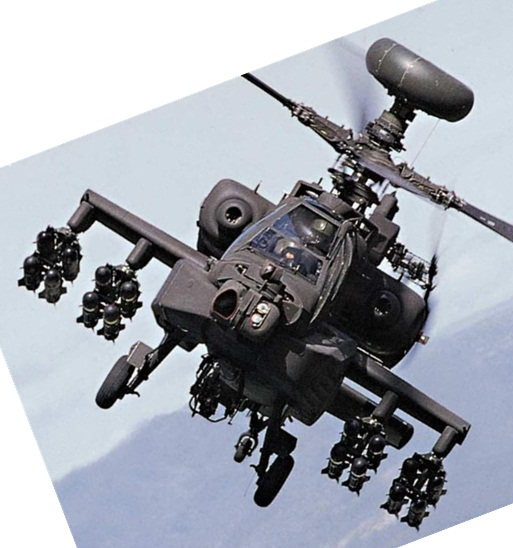
#> input picture lab9/target.jpg, 513 x 548 px
$ python lab.py   (Python 2 division)
#> lines starting #> are read from the running program, lines starting #| are printed output that depends on the picture
#coding=utf8

import cv2
import numpy as np
import sys
import math

#获取梯度强度
def getIntension(im,x,y):
    x = int(x); y = int(y);
    dx = int(im[x+1,y])-int(im[x-1,y])
    dy = int(im[x,y+1])-int(im[x,y-1])
    return math.hypot(dx,dy)
#获取梯度方向
def getTheta(im,x,y):
    x = int(x); y = int(y);
    dx = int(im[x+1,y])-int(im[x-1,y])
    dy = int(im[x,y+1])-int(im[x,y-1])
    return int(math.atan2(dy,dx)*180/math.pi)
#判断是否越界
def isValid(im,x,y):
    return (x>=1) and (x<=(im.shape[0]-3)) and (y>=1) and (y<=(im.shape[1]-3))

#计算主梯度方向
def getMainDirection(im,features):
    mainDirection = 0
    Hist = [0]*36
    R = 8
    for f in features:
        fx = int(f[0][0]); fy=int(f[0][1]);
        for x in range(fx-R,fx+R+1):
            for y in range(fy-R,fy+R+1):
                if not isValid(im,x,y):
                    continue
                Theta = getTheta(im,x,y)
                M = getIntension(im,x,y)
                ind = Theta/10
                if(ind==36): ind = 0;
                Hist[ind] += M

    maxHist = maxTheta = 0
    for ind in range(36):
        if(Hist[ind]>maxHist):#比当前的主方向的强度大
            maxHist = Hist[ind]
            maxTheta = ind*10+5 #取中值代表主方向
    return maxTheta
#计算插值
# [11 lines left out: function insertValue, not called in this run]

#计算SIFT的向量

def getSIFTVector(im,mainDirection,features):
    siftVec = []

    return siftVec

# [60 lines left out: functions getSIFTVector_, getResizedImg, not called in this run]
def getSIFTbyURL(url,scale=1):
#> called with url = 'target.jpg', scale = 1
    filename = url
    img = cv2.imread(filename,0)
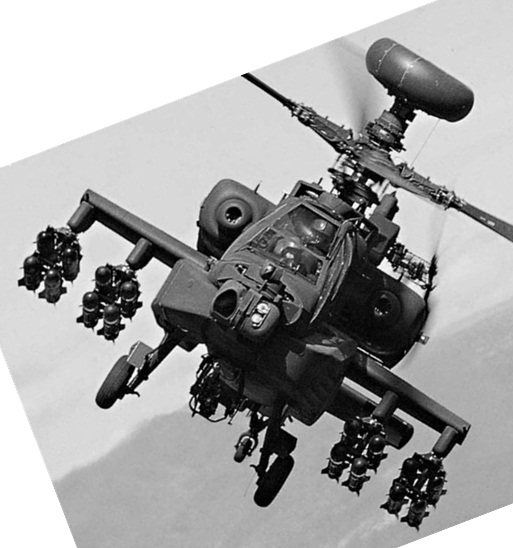
#> img: shape (548, 513); min 0, max 255, mean 164.3
    if(scale!=1):
        img = getResizedImg(img,scale)
    #获得角点
    goodFeatures = cv2.goodFeaturesToTrack(img,100,0.01,5)
#> goodFeatures = 100 rows, first 8: [113, 285], [414, 111], [406, 121], [42, 273], [362, 224], [377, 267], [135, 390], [355, 162]
    #print goodFeatures[0][0]
    #把x,y 互换

    #求主方向
    mainDirection = getMainDirection(img,goodFeatures)
#> the loop in getMainDirection, `for f in features:` made 100 passes
#> f on passes 2 to 13: [[414, 111]], [[406, 121]], [[42, 273]], [[362, 224]], [[377, 267]], [[135, 390]], [[355, 162]], [[404, 497]], [[100, 310]], [[417, 472]], [[198, 402]], [[403, 137]]
#> (fx, fy) on pass 1: (113, 285)
    vector = getSIFTVector(img,mainDirection,goodFeatures)

    return vector,goodFeatures

def main():
    url1 = 'target.jpg'
    url2 = 'target.jpg'
    v_tar,f_t = getSIFTbyURL(url1)
    v_i,f_i  = getSIFTbyURL(url2,1)
#> the loop in getMainDirection (call 2), `for f in features:` made 100 passes
    k = 0
    chosen = [0]*len(v_i)
    res_t = []
    res_i = []
    for vt in v_tar:
        maxI = 0
        n = 0
        j = 0
        for vi in v_i:
            tmp = 0
            for i in range(128):
                tmp += vt[i]*vi[i]
            if tmp > maxI and chosen[j]==0:
                maxI = tmp
                n = j
            j+=1
        if(maxI>0.6):
            res_t.append(f_t[k])
            res_i.append(f_i[n])
            chosen[n]=1
        chosen[n] = 1
        k+=1
#> this loop made 0 passes
    img1 = cv2.imread(url1)
#> img1 is the input picture: shape (548, 513, 3); mean B, G, R 173.1, 164.6, 160.6
    img2 = cv2.imread(url2)
    drawMatches(img1,res_t,img2,res_i)

def drawMatches(img1, kp1, img2, kp2):
    # Create a new output image that concatenates the two images together
    # (a.k.a) a montage
    rows1 = img1.shape[0]
    cols1 = img1.shape[1]
    rows2 = img2.shape[0]
    cols2 = img2.shape[1]

    out = np.zeros((max([rows1,rows2]),cols1+cols2,3), dtype='uint8')

    # Place the first image to the left
    out[:rows1,:cols1,:] = np.dstack([img1])
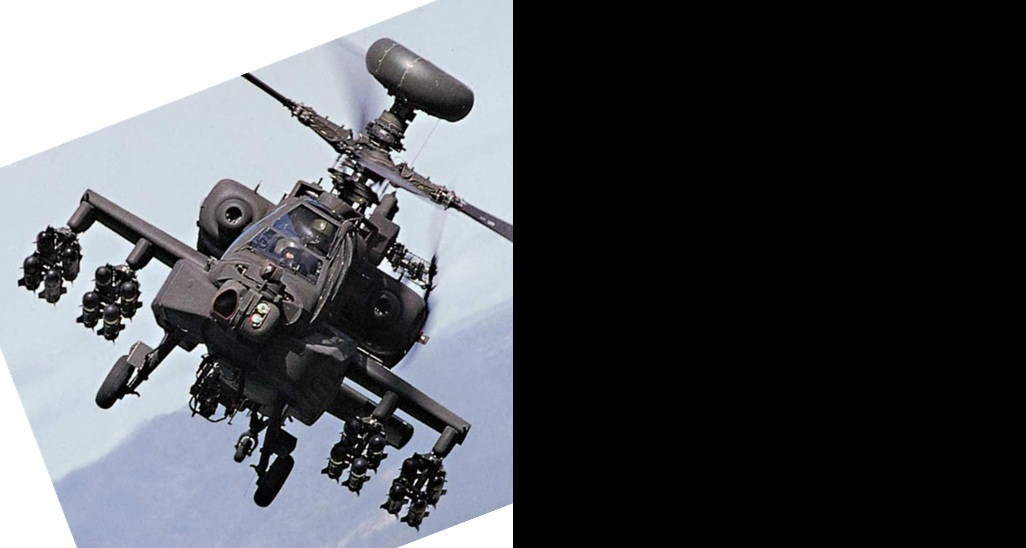
#> out: shape (548, 1026, 3); mean B, G, R 86.6, 82.3, 80.3

    # Place the next image to the right of it
    out[:rows2,cols1:cols1+cols2,:] = np.dstack([img2])
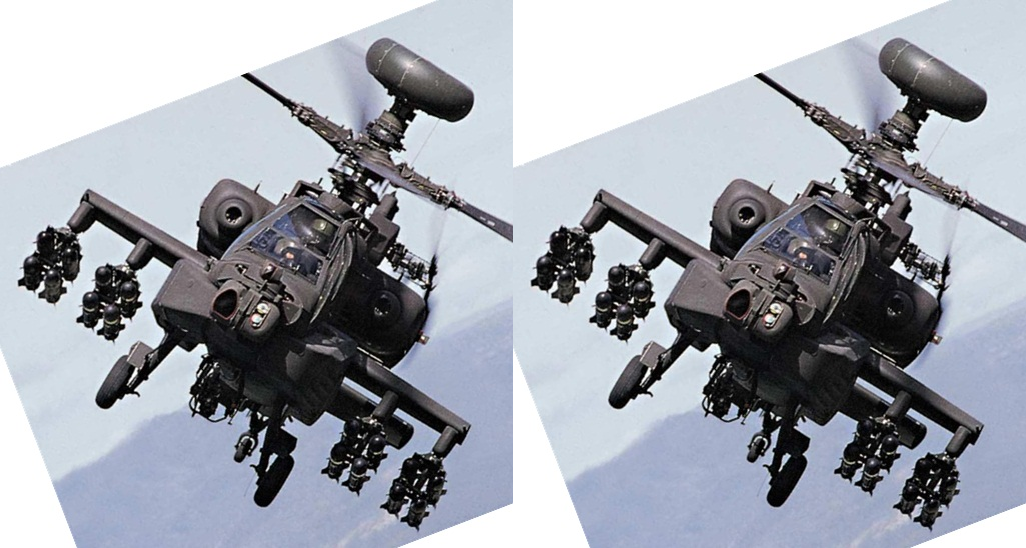
#> out: shape (548, 1026, 3); mean B, G, R 173.1, 164.6, 160.6

    # For each pair of points we have between both images
    # draw circles, then connect a line between them
    for i in range(len(kp1)):

        # Get the matching keypoints for each of the images

        # x - columns
        # y - rows
        (x1,y1) = kp1[i][0]
        (x2,y2) = kp2[i][0]

        # Draw a small circle at both co-ordinates
        # radius 4
        # colour blue
        # thickness = 1
        print x1,y1
        print x2,y2
        print
        cv2.circle(out, (int(x1),int(y1)), 4, (255, 0, 0), 1)
        cv2.circle(out, (int(x2)+cols1,int(y2)), 4, (255, 0, 0), 1)

        # Draw a line in between the two points
        # thickness = 1
        # colour blue
        cv2.line(out, (int(x1),int(y1)), (int(x2)+cols1,int(y2)), (255, 0, 0), 1)


    # Show the image
    cv2.imshow('Matched Features', out)
    cv2.waitKey(0)
    cv2.destroyAllWindows()


main()

$ run again, with lab9/tar.jpg copied over lab9/target.jpg
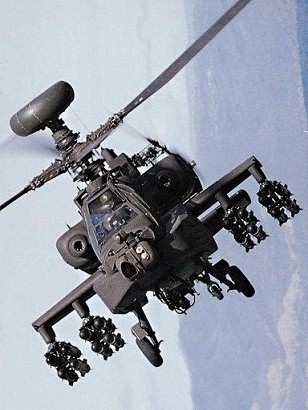
#> input picture lab9/tar.jpg, 308 x 410 px
#> in getSIFTbyURL, `img = cv2.imread(filename,0)`:
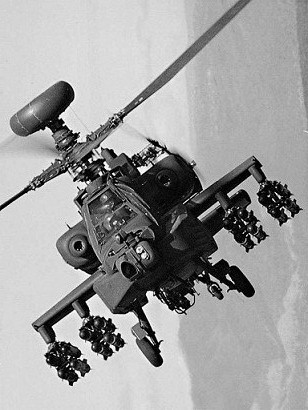
#> img: shape (410, 308); min 0, max 255, mean 157.9
#> goodFeatures = 100 rows, first 8: [73, 132], [46, 127], [138, 168], [112, 173], [141, 173], [117, 350], [71, 384], [158, 341]
#> the loop in getMainDirection, `for f in features:` made 100 passes
#> the loop in getMainDirection (call 2), `for f in features:` made 100 passes
#> in main, img1 is the input picture: shape (410, 308, 3); mean B, G, R 171.1, 158.2, 152.4
#> in drawMatches, `out[:rows2,cols1:cols1+cols2,:] = np.dstack([img2])`:
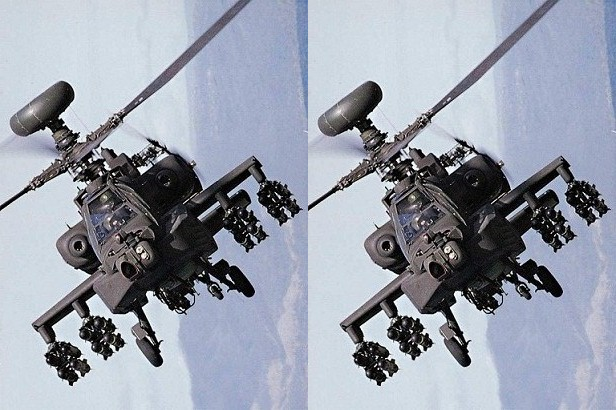
#> out: shape (410, 616, 3); mean B, G, R 171.1, 158.2, 152.4
